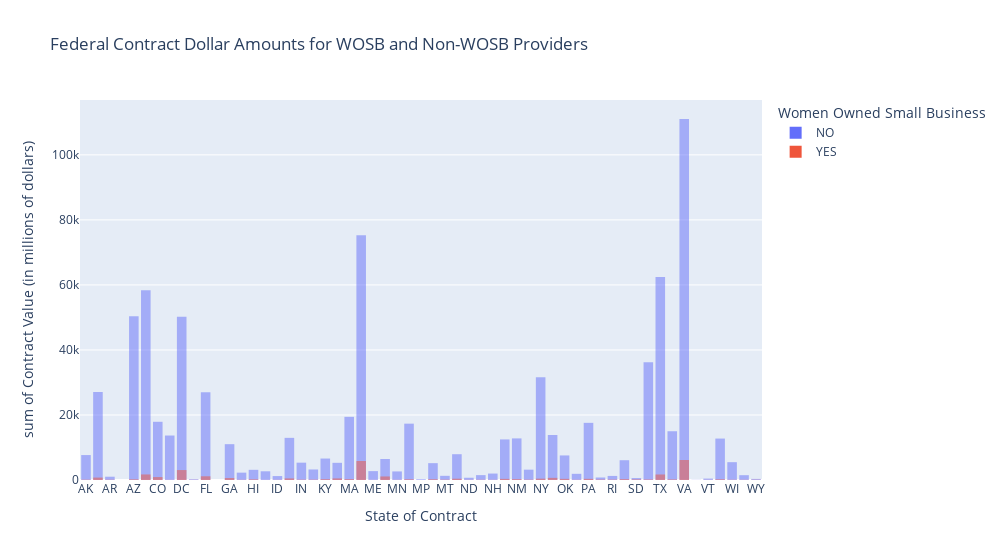

The code cell stored with this chart in its notebook:
### Code cell
# create double bar graph and save this graph for the dashboard
import plotly.express as px

fig = px.histogram(per_state, x="Principal Place of Performance State Code", y="Base and All Options Value (Total Contract Value)",
             color='Is Vendor Business Type - Women Owned Small Business', barmode='overlay',labels={
                     "Principal Place of Performance State Code": "State of Contract",
                     "Base and All Options Value (Total Contract Value)": "Contract Value (in millions of dollars)",
                     "Is Vendor Business Type - Women Owned Small Business": "Women Owned Small Business"
                 },
                title="Federal Contract Dollar Amounts for WOSB and Non-WOSB Providers", width = 1000)
fig.show()

### Figure 1 — Plotly figure (JSON) as saved in the notebook; plotly's stock layout.template omitted (floating-point values rounded to 4 significant figures)
{"data": [{"alignmentgroup": "True", "bingroup": "x", "histfunc": "sum", "hovertemplate": "Women Owned Small Business=NO<br>State of Contract=%{x}<br>sum of Contract Value (in millions of dollars)=%{y}<extra></extra>", "legendgroup": "NO", "marker": {"color": "#636efa", "opacity": 0.5, "pattern": {"shape": ""}}, "name": "NO", "offsetgroup": "NO", "orientation": "v", "showlegend": true, "type": "histogram", "x": ["AK", "AL", "AR", "AS", "AZ", "CA", "CO", "CT", "DC", "DE", "FL", "FM", "GA", "GU", "HI", "IA", "ID", "IL", "IN", "KS", "KY", "LA", "MA", "MD", "ME", "MI", "MN", "MO", "MP", "MS", "MT", "NC", "ND", "NE", "NH", "NJ", "NM", "NV", "NY", "OH", "OK", "OR", "PA", "PR", "RI", "SC", "SD", "TN", "TX", "UT", "VA", "VI", "VT", "WA", "WI", "WV", "WY"], "xaxis": "x", "y": [7670.0, 27070.0, 1011.0, 0.84, 50370.0, 58320.0, 17900.0, 13680.0, 50190.0, 247.2, 27020.0, 0.18, 11020.0, 2265.0, 3135.0, 2678.0, 1216.0, 12960.0, 5335.0, 3238.0, 6599.0, 5286.0, 19420.0, 75260.0, 2733.0, 6464.0, 2640.0, 17330.0, 249.8, 5185.0, 1288.0, 7936.0, 688.2, 1505.0, 1983.0, 12480.0, 12790.0, 3181.0, 31580.0, 13850.0, 7556.0, 1903.0, 17580.0, 768.2, 1255.0, 6086.0, 601.3, 36210.0, 62400.0, 15000.0, 111000.0, 53.91, 432.2, 12750.0, 5483.0, 1483.0, 335.1], "yaxis": "y"}, {"alignmentgroup": "True", "bingroup": "x", "histfunc": "sum", "hovertemplate": "Women Owned Small Business=YES<br>State of Contract=%{x}<br>sum of Contract Value (in millions of dollars)=%{y}<extra></extra>", "legendgroup": "YES", "marker": {"color": "#EF553B", "opacity": 0.5, "pattern": {"shape": ""}}, "name": "YES", "offsetgroup": "YES", "orientation": "v", "showlegend": true, "type": "histogram", "x": ["AK", "AL", "AR", "AS", "AZ", "CA", "CO", "CT", "DC", "DE", "FL", "GA", "GU", "HI", "IA", "ID", "IL", "IN", "KS", "KY", "LA", "MA", "MD", "ME", "MI", "MN", "MO", "MP", "MS", "MT", "NC", "ND", "NE", "NH", "NJ", "NM", "NV", "NY", "OH", "OK", "OR", "PA", "PR", "RI", "SC", "SD", "TN", "TX", "UT", "VA", "VI", "VT", "WA", "WI", "WV", "WY"], "xaxis": "x", "y": [105.2, 743.7, 86.05, 0.06, 214.8, 1711.0, 899.8, 39.74, 3063.0, 39, 1148.0, 604.9, 64.07, 201.8, 27.16, 48.61, 487.0, 110.2, 107.6, 255.7, 481.9, 266.1, 5840.0, 32.24, 1088.0, 49.81, 225.9, 0.24, 231.7, 110.5, 391.9, 54.26, 80.15, 54.7, 343.9, 266.9, 111.0, 409.5, 654.7, 346.0, 66.13, 355.4, 138.5, 122.6, 267.1, 176.2, 160.6, 1697.0, 177.9, 6150.0, 4.13, 29.43, 219.6, 71.9, 61.03, 66.44], "yaxis": "y"}], "layout": {"barmode": "overlay", "legend": {"title": {"text": "Women Owned Small Business"}, "tracegroupgap": 0}, "title": {"text": "Federal Contract Dollar Amounts for WOSB and Non-WOSB Providers"}, "width": 1000, "xaxis": {"anchor": "y", "domain": [0, 1], "title": {"text": "State of Contract"}}, "yaxis": {"anchor": "x", "domain": [0, 1], "title": {"text": "sum of Contract Value (in millions of dollars)"}}}}
